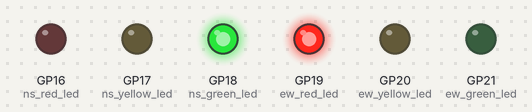
Bench run of a program on a simulated Raspberry Pi Pico running MicroPython. Parts: output pins drawn as LEDs (lit = HIGH).

Above: at 2.5 s.
At 6.0 s:
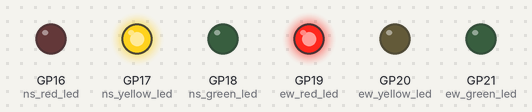
At 7.5 s:
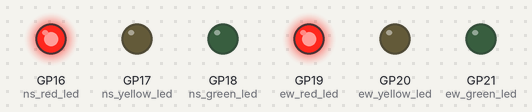
At 10.5 s:
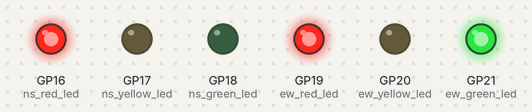
At 14.0 s:
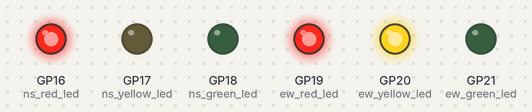
Timing chart, 0 to 18.4 s (numbered marks = the images above):
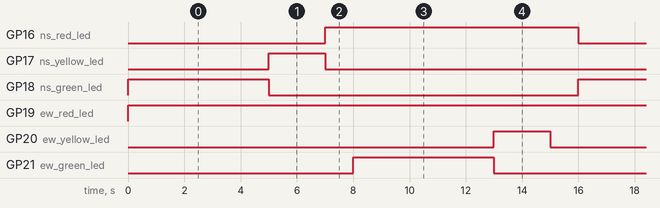

The program:

S19_Traffic_Light_Simulation.py
```python
# File: main.py
# Author: Armstrong Subero
# Platform: Raspberry Pi Pico (RP2040) with MicroPython
# Program: S19_Traffic_Light_Simulation
# Interpreter: MicroPython (latest version)
# Program Version: 1.0
#
# Program Description: This program simulates a 4-way traffic light using
#                      LEDs connected to GPIO 16, 17, 18, 19, 20, and 21
#                      on the Raspberry Pi Pico.
#
#                      Turn on the North-South Green light and East-West Red light
#                      for 5 seconds. Then, turn on the North-South Yellow light while
#                      keeping East-West Red on for 2 seconds. Both directions show
#                      Red for 1 second (all stop). The East-West Green light turns on,
#                      and the North-South Red light stays on for 5 seconds. The East-West
#                      Yellow light turns on while keeping North-South Red on for 2 seconds.
#                      Finally, both directions show Red again for 1 second.
#
# Hardware Description:
#    North-South Red LED connected to GPIO 16
#    North-South Yellow LED connected to GPIO 17
#    North-South Green LED connected to GPIO 18
#    East-West Red LED connected to GPIO 19
#    East-West Yellow LED connected to GPIO 20
#    East-West Green LED connected to GPIO 21
#    Each LED should be connected to a 1K resistor
#
# Created: August 28th, 2024, 12:04 AM
# Last Updated: August 28th, 2024, 12:04 AM

from machine import Pin
import utime

# Initialize the LEDs
ns_red_led = Pin(16, Pin.OUT)
ns_yellow_led = Pin(17, Pin.OUT)
ns_green_led = Pin(18, Pin.OUT)
ew_red_led = Pin(19, Pin.OUT)
ew_yellow_led = Pin(20, Pin.OUT)
ew_green_led = Pin(21, Pin.OUT)

# Function to simulate the 4-way traffic light sequence
def traffic_light():
    while True:
        # North-South Green, East-West Red
        ns_green_led.on()
        ew_red_led.on()
        utime.sleep(5)
        ns_green_led.off()

        # North-South Yellow, East-West Red
        ns_yellow_led.on()
        utime.sleep(2)
        ns_yellow_led.off()

        # North-South Red, East-West Red (all lights red)
        ns_red_led.on()
        utime.sleep(1)

        # North-South Red, East-West Green
        ew_green_led.on()
        ns_red_led.on()
        utime.sleep(5)
        ew_green_led.off()

        # North-South Red, East-West Yellow
        ew_yellow_led.on()
        utime.sleep(2)
        ew_yellow_led.off()

        # North-South Red, East-West Red (all lights red)
        utime.sleep(1)
        ns_red_led.off()
        ew_red_led.off()

# Run the 4-way traffic light simulation
traffic_light()
```

Measured:
- by itself, GP16 (ns_red_led): alternates HIGH for 9.0 s and LOW for 7.0 s
- by itself, GP17 (ns_yellow_led), GP20 (ew_yellow_led): alternates HIGH for 2.0 s and LOW for 14.0 s
- by itself, GP18 (ns_green_led), GP21 (ew_green_led): alternates HIGH for 5.0 s and LOW for 11.0 s
- by itself, GP19 (ew_red_led): LOW → HIGH at 0.00 s
